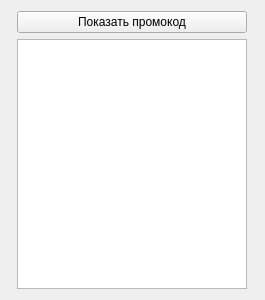
<?xml version="1.0" encoding="UTF-8"?>
<ui version="4.0">
 <class>promocodes</class>
 <widget class="QWidget" name="promocodes">
  <property name="geometry">
   <rect>
    <x>0</x>
    <y>0</y>
    <width>265</width>
    <height>300</height>
   </rect>
  </property>
  <property name="windowTitle">
   <string>Промокодики</string>
  </property>
  <layout class="QGridLayout" name="gridLayout">
   <item row="1" column="0">
    <widget class="QListWidget" name="listWidget">
     <property name="maximumSize">
      <size>
       <width>230</width>
       <height>16777215</height>
      </size>
     </property>
     <property name="isWrapping" stdset="0">
      <bool>true</bool>
     </property>
     <property name="resizeMode">
      <enum>QListView::Adjust</enum>
     </property>
     <property name="viewMode">
      <enum>QListView::IconMode</enum>
     </property>
    </widget>
   </item>
   <item row="0" column="0">
    <widget class="QPushButton" name="pushButton">
     <property name="text">
      <string>Показать промокод</string>
     </property>
    </widget>
   </item>
  </layout>
 </widget>
 <resources/>
 <connections/>
</ui>
